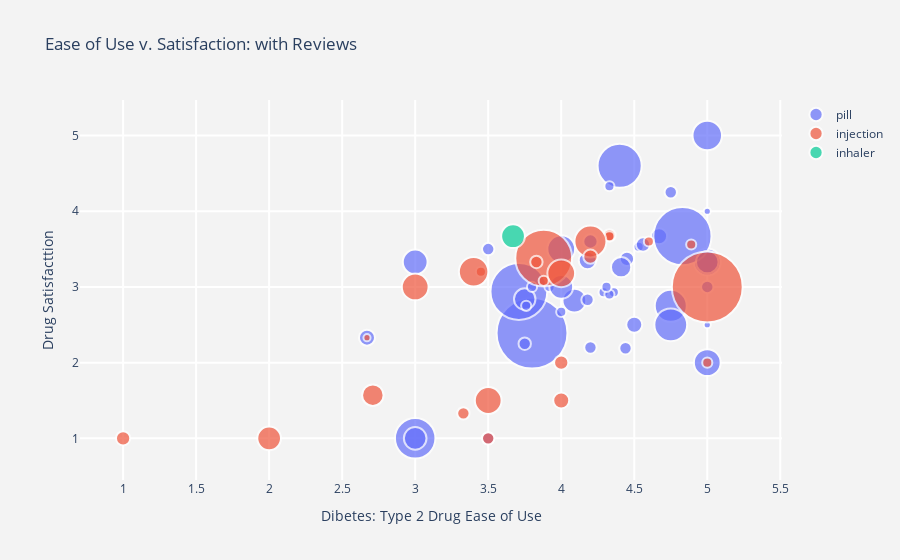

The notebook cell this image was saved under:
### Markdown cell above
### Ease of Use v. Satisfaction: with Reviews

### Code cell
hover_text = []
bubble_size = []

for index, row in df_drug.iterrows():
    hover_text.append(('Drug: {drug} <br>'+
                      'Effectiveness: {effectiveness} <br>'+
                      'Satisfactoin: {satisfaction} <br>'+
                      'Review: {review}').format(drug=row['drug'],
                                            effectiveness=row['effectiveness'],
                                            easeofuse = row['easeofuse'],
                                            satisfaction=row['satisfaction'],
                                            review = row['count']))
    bubble_size.append(row['count'])

df_drug['text'] = hover_text
df_drug['count'] = bubble_size
sizeref = 2.*max(df_drug['count'])/(100**2)

drug_types = ['pill', 'injection', 'inhaler']
drug_data = {drug:df_drug.query("type == '%s'" %drug)
                              for drug in drug_types}

# Create figure
fig = go.Figure()

for drug_types, drug in drug_data.items():
    fig.add_trace(go.Scatter(
        x=drug['easeofuse'], y=drug['satisfaction'],
        name=drug_types, text=drug['text'],
        marker_size=df_drug['count']
        ))

# Tune marker appearance and layout
fig.update_traces(mode='markers', marker=dict(sizemode='area',
                                              sizeref=sizeref, line_width=2))

fig.update_layout(
    title='Ease of Use v. Satisfaction: with Reviews',
    xaxis=dict(
        title='Dibetes: Type 2 Drug Ease of Use',
        gridcolor='white',
        gridwidth=2,
    ),
    yaxis=dict(
        title='Drug Satisfacttion',
        gridcolor='white',
        gridwidth=2,
    ),
    paper_bgcolor='rgb(243, 243, 243)',
    plot_bgcolor='rgb(243, 243, 243)'
)

fig.show()

### Figure 1 — Plotly figure (JSON) as saved in the notebook; plotly's stock layout.template omitted (floating-point values rounded to 4 significant figures)
{"data": [{"marker": {"line": {"width": 2}, "size": [11, 98, 2, 3, 14, 2, 5, 2, 14, 20, 63, 3, 15, 3, 4, 17, 1, 4, 4, 9, 3, 2, 2, 2, 3, 2, 1, 38, 5, 32, 66, 10, 3, 12, 10, 8, 2, 11, 6, 2, 2, 5, 3, 3, 21, 2, 5, 5, 3, 2, 6, 2, 7, 3, 16, 26, 9, 5, 3, 3, 27, 26, 2, 17, 3, 195, 2, 8, 2, 4], "sizemode": "area", "sizeref": 0.039}, "mode": "markers", "name": "pill", "text": ["Drug: Actoplus MET oral <br>Effectiveness: 3.45 <br>Satisfactoin: 2.82 <br>Review: 11", "Drug: Actos oral <br>Effectiveness: 3.12 <br>Satisfactoin: 2.39 <br>Review: 98", "Drug: Amaryl oral <br>Effectiveness: 3.5 <br>Satisfactoin: 2.93 <br>Review: 14", "Drug: Avandamet oral <br>Effectiveness: 3.2 <br>Satisfactoin: 2.2 <br>Review: 5", "Drug: Avandaryl oral <br>Effectiveness: 2.5 <br>Satisfactoin: 2.0 <br>Review: 2", "Drug: Avandia oral <br>Effectiveness: 3.57 <br>Satisfactoin: 2.93 <br>Review: 14", "Drug: DUETACT oral <br>Effectiveness: 3.67 <br>Satisfactoin: 3.67 <br>Review: 3", "Drug: Farxiga oral <br>Effectiveness: 3.8 <br>Satisfactoin: 3.53 <br>Review: 15", "Drug: Fortamet oral <br>Effectiveness: 4.0 <br>Satisfactoin: 3.33 <br>Review: 3", "Drug: Glucophage XR oral <br>Effectiveness: 3.25 <br>Satisfactoin: 2.75 <br>Review: 4", "Drug: Glucophage oral <br>Effectiveness: 3.18 <br>Satisfactoin: 2.94 <br>Review: 17", "Drug: Glucotrol XL oral <br>Effectiveness: 5.0 <br>Satisfactoin: 3.0 <br>Review: 1", "Drug: Glucotrol oral <br>Effectiveness: 3.5 <br>Satisfactoin: 3.5 <br>Review: 4", "Drug: Glucovance oral <br>Effectiveness: 4.25 <br>Satisfactoin: 4.25 <br>Review: 4", "Drug: Glumetza oral <br>Effectiveness: 4.0 <br>Satisfactoin: 3.56 <br>Review: 9", "Drug: Glyxambi oral <br>Effectiveness: 5.0 <br>Satisfactoin: 5.0 <br>Review: 3", "Drug: Invokamet oral <br>Effectiveness: 5.0 <br>Satisfactoin: 4.0 <br>Review: 1", "Drug: Invokana oral <br>Effectiveness: 3.89 <br>Satisfactoin: 3.37 <br>Review: 38", "Drug: Janumet XR oral <br>Effectiveness: 4.0 <br>Satisfactoin: 3.6 <br>Review: 5", "Drug: Janumet oral <br>Effectiveness: 3.12 <br>Satisfactoin: 2.84 <br>Review: 32", "Drug: Januvia oral <br>Effectiveness: 3.18 <br>Satisfactoin: 2.83 <br>Review: 66", "Drug: Jardiance oral <br>Effectiveness: 3.8 <br>Satisfactoin: 3.0 <br>Review: 10", "Drug: Jentadueto oral <br>Effectiveness: 3.67 <br>Satisfactoin: 2.67 <br>Review: 3", "Drug: Kombiglyze XR oral <br>Effectiveness: 3.58 <br>Satisfactoin: 3.0 <br>Review: 12", "Drug: Micronase oral <br>Effectiveness: 2.5 <br>Satisfactoin: 1.0 <br>Review: 2", "Drug: Onglyza oral <br>Effectiveness: 2.81 <br>Satisfactoin: 2.9 <br>Review: 21", "Drug: Oseni oral <br>Effectiveness: 5.0 <br>Satisfactoin: 2.5 <br>Review: 2", "Drug: Prandin oral <br>Effectiveness: 4.8 <br>Satisfactoin: 4.6 <br>Review: 5", "Drug: Precose oral <br>Effectiveness: 3.0 <br>Satisfactoin: 2.33 <br>Review: 3", "Drug: Riomet oral <br>Effectiveness: 2.0 <br>Satisfactoin: 1.0 <br>Review: 2", "Drug: Starlix oral <br>Effectiveness: 3.67 <br>Satisfactoin: 3.67 <br>Review: 6", "Drug: Synjardy oral <br>Effectiveness: 1.5 <br>Satisfactoin: 1.0 <br>Review: 2", "Drug: Tradjenta oral <br>Effectiveness: 2.62 <br>Satisfactoin: 2.19 <br>Review: 16", "Drug: Xigduo XR oral <br>Effectiveness: 3.33 <br>Satisfactoin: 3.33 <br>Review: 3", "Drug: acarbose oral <br>Effectiveness: 4.0 <br>Satisfactoin: 3.33 <br>Review: 3", "Drug: glimepiride oral <br>Effectiveness: 3.78 <br>Satisfactoin: 3.26 <br>Review: 27", "Drug: glipizide oral <br>Effectiveness: 3.46 <br>Satisfactoin: 3.0 <br>Review: 26", "Drug: glipizide-metformin oral <br>Effectiveness: 3.0 <br>Satisfactoin: 3.0 <br>Review: 2", "Drug: glyburide oral <br>Effectiveness: 3.41 <br>Satisfactoin: 3.35 <br>Review: 17", "Drug: glyburide-metformin oral <br>Effectiveness: 4.33 <br>Satisfactoin: 4.33 <br>Review: 3", "Drug: metformin oral <br>Effectiveness: 3.18 <br>Satisfactoin: 2.75 <br>Review: 195", "Drug: nateglinide oral <br>Effectiveness: 3.0 <br>Satisfactoin: 2.5 <br>Review: 2", "Drug: pioglitazone oral <br>Effectiveness: 2.5 <br>Satisfactoin: 2.25 <br>Review: 8", "Drug: pioglitazone-metformin oral <br>Effectiveness: 3.5 <br>Satisfactoin: 3.5 <br>Review: 2", "Drug: sitagliptin oral <br>Effectiveness: 3.25 <br>Satisfactoin: 2.5 <br>Review: 4"], "type": "scatter", "x": [4.09, 3.8, 4.36, 4.2, 5, 4.29, 4.67, 4.53, 5, 4.75, 3.71, 5, 4, 4.75, 4.56, 5, 5, 4.45, 4.2, 3.75, 4.18, 3.8, 4, 3.92, 3.5, 4.33, 5, 4.4, 2.67, 3, 4.83, 3, 4.44, 3, 5, 4.41, 4.31, 4, 4.18, 4.33, 3.76, 4.5, 3.75, 3.5, 4.75], "y": [2.82, 2.39, 2.93, 2.2, 2, 2.93, 3.67, 3.53, 3.33, 2.75, 2.94, 3, 3.5, 4.25, 3.56, 5, 4, 3.37, 3.6, 2.84, 2.83, 3, 2.67, 3, 1, 2.9, 2.5, 4.6, 2.33, 1, 3.67, 1, 2.19, 3.33, 3.33, 3.26, 3, 3, 3.35, 4.33, 2.75, 2.5, 2.25, 3.5, 2.5]}, {"marker": {"line": {"width": 2}, "size": [11, 98, 2, 3, 14, 2, 5, 2, 14, 20, 63, 3, 15, 3, 4, 17, 1, 4, 4, 9, 3, 2, 2, 2, 3, 2, 1, 38, 5, 32, 66, 10, 3, 12, 10, 8, 2, 11, 6, 2, 2, 5, 3, 3, 21, 2, 5, 5, 3, 2, 6, 2, 7, 3, 16, 26, 9, 5, 3, 3, 27, 26, 2, 17, 3, 195, 2, 8, 2, 4], "sizemode": "area", "sizeref": 0.039}, "mode": "markers", "name": "injection", "text": ["Drug: Admelog U-100 Insulin lispro subcutaneous <br>Effectiveness: 1.0 <br>Satisfactoin: 1.0 <br>Review: 2", "Drug: Apidra subcutaneous <br>Effectiveness: 3.0 <br>Satisfactoin: 3.0 <br>Review: 2", "Drug: Bydureon subcutaneous <br>Effectiveness: 3.7 <br>Satisfactoin: 3.2 <br>Review: 20", "Drug: Byetta subcutaneous <br>Effectiveness: 4.22 <br>Satisfactoin: 3.68 <br>Review: 63", "Drug: Humalog KwikPen subcutaneous <br>Effectiveness: 4.0 <br>Satisfactoin: 3.0 <br>Review: 2", "Drug: Humalog Mix 75-25 KwikPen subcutaneous <br>Effectiveness: 2.5 <br>Satisfactoin: 2.0 <br>Review: 2", "Drug: Humalog Mix 75-25 subcutaneous <br>Effectiveness: 1.5 <br>Satisfactoin: 1.5 <br>Review: 2", "Drug: Humalog subcutaneous <br>Effectiveness: 4.33 <br>Satisfactoin: 3.67 <br>Review: 3", "Drug: Humulin 70-30 subcutaneous <br>Effectiveness: 2.0 <br>Satisfactoin: 1.5 <br>Review: 2", "Drug: Lantus Solostar subcutaneous <br>Effectiveness: 3.9 <br>Satisfactoin: 3.6 <br>Review: 10", "Drug: Lantus subcutaneous <br>Effectiveness: 4.0 <br>Satisfactoin: 3.38 <br>Review: 8", "Drug: Levemir FlexTouch subcutaneous <br>Effectiveness: 3.5 <br>Satisfactoin: 1.0 <br>Review: 2", "Drug: Levemir Flexpen subcutaneous <br>Effectiveness: 3.45 <br>Satisfactoin: 3.18 <br>Review: 11", "Drug: Levemir subcutaneous <br>Effectiveness: 3.0 <br>Satisfactoin: 3.33 <br>Review: 6", "Drug: Novolin R injection <br>Effectiveness: 1.5 <br>Satisfactoin: 1.0 <br>Review: 2", "Drug: Novolog Flexpen subcutaneous <br>Effectiveness: 3.6 <br>Satisfactoin: 3.2 <br>Review: 5", "Drug: Novolog Mix 70-30 FlexPen subcutaneous <br>Effectiveness: 2.67 <br>Satisfactoin: 2.33 <br>Review: 3", "Drug: Novolog subcutaneous <br>Effectiveness: 3.0 <br>Satisfactoin: 2.0 <br>Review: 3", "Drug: Ozempic subcutaneous <br>Effectiveness: 4.2 <br>Satisfactoin: 3.4 <br>Review: 5", "Drug: Tanzeum subcutaneous <br>Effectiveness: 2.14 <br>Satisfactoin: 1.57 <br>Review: 7", "Drug: Toujeo SoloStar subcutaneous <br>Effectiveness: 1.33 <br>Satisfactoin: 1.33 <br>Review: 3", "Drug: Trulicity subcutaneous <br>Effectiveness: 3.42 <br>Satisfactoin: 3.08 <br>Review: 26", "Drug: Victoza 2-Pak subcutaneous <br>Effectiveness: 4.33 <br>Satisfactoin: 3.56 <br>Review: 9", "Drug: Victoza 3-Pak subcutaneous <br>Effectiveness: 4.6 <br>Satisfactoin: 3.6 <br>Review: 5"], "type": "scatter", "x": [2, 5, 3.45, 4.33, 3, 5, 4, 4.33, 3.5, 4.2, 3.88, 3.5, 4, 3.83, 1, 3.4, 2.67, 4, 4.2, 2.71, 3.33, 3.88, 4.89, 4.6], "y": [1, 3, 3.2, 3.68, 3, 2, 1.5, 3.67, 1.5, 3.6, 3.38, 1, 3.18, 3.33, 1, 3.2, 2.33, 2, 3.4, 1.57, 1.33, 3.08, 3.56, 3.6]}, {"marker": {"line": {"width": 2}, "size": [11, 98, 2, 3, 14, 2, 5, 2, 14, 20, 63, 3, 15, 3, 4, 17, 1, 4, 4, 9, 3, 2, 2, 2, 3, 2, 1, 38, 5, 32, 66, 10, 3, 12, 10, 8, 2, 11, 6, 2, 2, 5, 3, 3, 21, 2, 5, 5, 3, 2, 6, 2, 7, 3, 16, 26, 9, 5, 3, 3, 27, 26, 2, 17, 3, 195, 2, 8, 2, 4], "sizemode": "area", "sizeref": 0.039}, "mode": "markers", "name": "inhaler", "text": ["Drug: Afrezza inhalation <br>Effectiveness: 3.67 <br>Satisfactoin: 3.67 <br>Review: 3"], "type": "scatter", "x": [3.67], "y": [3.67]}], "layout": {"paper_bgcolor": "rgb(243, 243, 243)", "plot_bgcolor": "rgb(243, 243, 243)", "title": {"text": "Ease of Use v. Satisfaction: with Reviews"}, "xaxis": {"gridcolor": "white", "gridwidth": 2, "title": {"text": "Dibetes: Type 2 Drug Ease of Use"}}, "yaxis": {"gridcolor": "white", "gridwidth": 2, "title": {"text": "Drug Satisfacttion"}}}}
